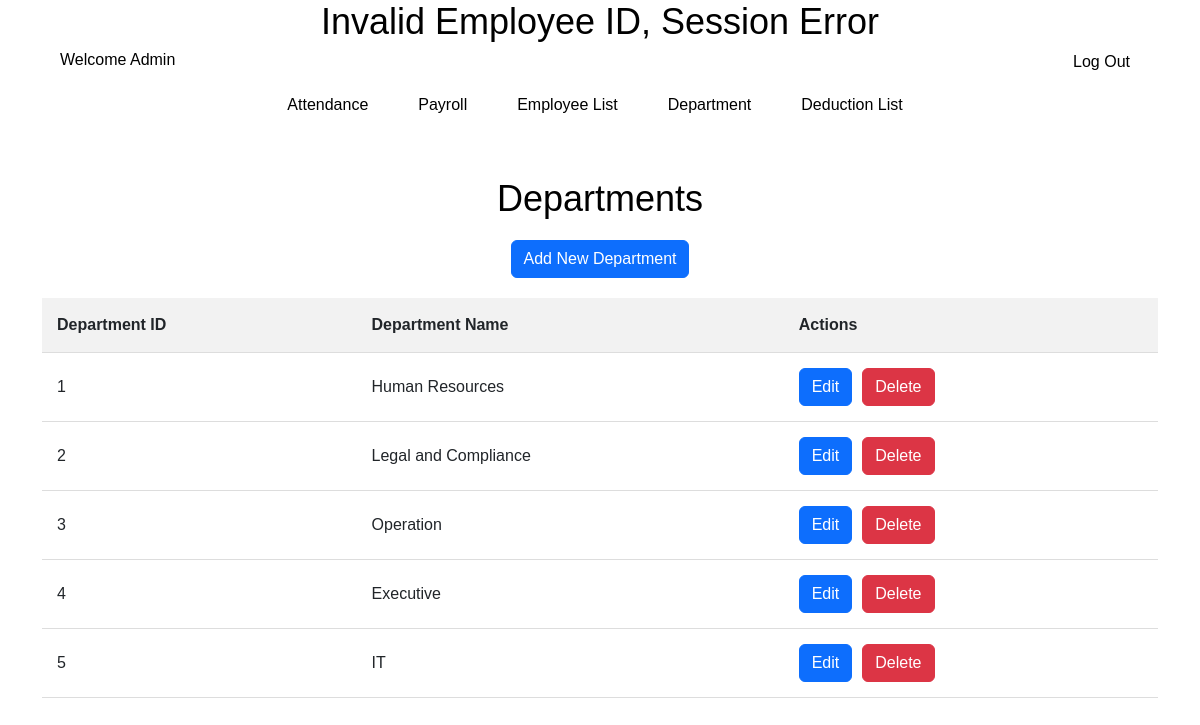
The page /department.php on the database its author committed.
### tables this page shows
CREATE TABLE Departments (
	DepartmentID INT NOT NULL AUTO_INCREMENT,
	DepartmentName VARCHAR(255),
	PRIMARY KEY (DepartmentID)
);

### department.php (the view, shortened to what this page needs)
<!DOCTYPE html>
<html lang="en">
<head>
    <link href="https://cdn.jsdelivr.net/npm/bootstrap@5.3.2/dist/css/bootstrap.min.css" rel="stylesheet"
>
    <link rel="stylesheet" type="text/css" href="employee_form.css">
    <link rel="stylesheet" type="text/css" href="department.css">
    <link rel="stylesheet" type="text/css" href="navbar.css">
</head>
<body>
    <?php include 'navbar.php';
    include("sqlconnection.php");
    $sql = "SELECT * FROM Departments";
    $result = mysqli_query($con, $sql);
    ?>
    <div class="container">
        <h2>Departments</h2>
        <button type="button" class="btn btn-primary" data-bs-toggle="modal" data-bs-target="#addNewDept">
            Add New Department
        </button>
        <table>
            <thead>
                <tr>
                    <th>Department ID</th>
                    <th>Department Name</th>
                    <th>Actions</th>
                </tr>
            </thead>
            <tbody>
                <?php
                    if (mysqli_num_rows($result) > 0) {
                        while ($row = mysqli_fetch_assoc($result)) {
                            echo "<tr>" .
                                "<td>" . $row["DepartmentID"] . "</td>" .
                                "<td>" . $row["DepartmentName"] . "</td>" .
                                "<td>" .
                                    "<button class='btn btn-primary' data-bs-toggle='modal' data-bs-target='#editDeptID' " .
                                    "data-dept-id='" . $row["DepartmentID"] . "' onclick='editDepartment(this)' " .
                                    "style='margin-right: 10px;'>Edit</button>" .
                                    "<button class='btn btn-danger' data-bs-toggle='modal' data-bs-target='#deleteDeptID' " .
                                    "onclick='deleteDepartment(this)' data-dept-id='" . $row["DepartmentID"] . "'>Delete</button>" .
                                "</td>" .
                                "</tr>";
                        }
                    } else {
                        echo "0 results";
                    }
                ?>
            </tbody>
        </table>
    </div>
</body>
</html>

### employee_form.css (style rules this page uses)
body { font-family: Arial, sans-serif; background-color: white; margin: 0; }
h2 { text-align: center; color: #333; }
button { padding: 12px; background-color: white; color: black; border: none; border-radius: 4px; cursor: pointer; }

### department.css (style rules this page uses)
body { font-family: Arial, sans-serif; background-color: white; margin: 0; padding: 0; }
.container { width: 100%; margin-top: 20px; text-align: center; }
h2 { color: black; font-size: 36px; margin-bottom: 20px; animation: fadeInUp 1s ease-in-out; }
table { width: 100%; border-collapse: collapse; margin-top: 20px; }
th, td { padding: 15px; text-align: left; border-bottom: 1px solid #ddd; }
th { background-color: #f2f2f2; }

### dropdown.css (style rules this page uses)
body { font-family: "Arial", sans-serif; margin: 0; padding: 0; }

### rows shown on the page
departments: DepartmentID "1", DepartmentName "Human Resources"
departments: DepartmentID "2", DepartmentName "Legal and Compliance"
departments: DepartmentID "3", DepartmentName "Operation"
departments: DepartmentID "4", DepartmentName "Executive"
departments: DepartmentID "5", DepartmentName "IT"
